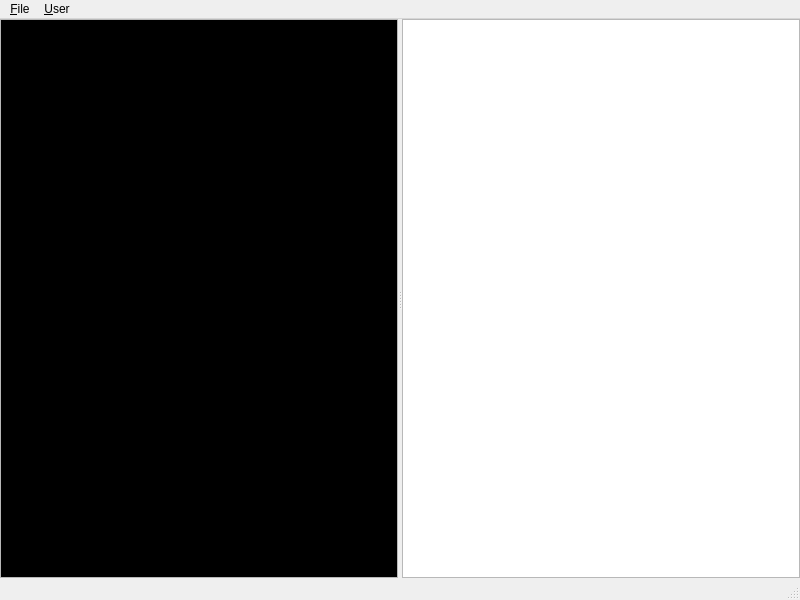
<ui version="4.0" >
 <class>MaraServer</class>
 <widget class="QMainWindow" name="MaraServer" >
  <property name="geometry" >
   <rect>
    <x>0</x>
    <y>0</y>
    <width>800</width>
    <height>600</height>
   </rect>
  </property>
  <property name="windowTitle" >
   <string>Mara Server</string>
  </property>
  <widget class="QWidget" name="centralwidget" >
   <property name="geometry" >
    <rect>
     <x>0</x>
     <y>21</y>
     <width>800</width>
     <height>560</height>
    </rect>
   </property>
   <layout class="QVBoxLayout" name="verticalLayout" >
    <property name="margin" >
     <number>0</number>
    </property>
    <item>
     <widget class="QSplitter" name="splitter" >
      <property name="orientation" >
       <enum>Qt::Horizontal</enum>
      </property>
      <widget class="QPlainTextEdit" name="qteConsole" >
       <property name="sizePolicy" >
        <sizepolicy vsizetype="Expanding" hsizetype="Expanding" >
         <horstretch>0</horstretch>
         <verstretch>0</verstretch>
        </sizepolicy>
       </property>
       <property name="palette" >
        <palette>
         <active>
          <colorrole role="Text" >
           <brush brushstyle="SolidPattern" >
            <color alpha="255" >
             <red>255</red>
             <green>255</green>
             <blue>255</blue>
            </color>
           </brush>
          </colorrole>
          <colorrole role="Base" >
           <brush brushstyle="SolidPattern" >
            <color alpha="255" >
             <red>0</red>
             <green>0</green>
             <blue>0</blue>
            </color>
           </brush>
          </colorrole>
         </active>
         <inactive>
          <colorrole role="Text" >
           <brush brushstyle="SolidPattern" >
            <color alpha="255" >
             <red>255</red>
             <green>255</green>
             <blue>255</blue>
            </color>
           </brush>
          </colorrole>
          <colorrole role="Base" >
           <brush brushstyle="SolidPattern" >
            <color alpha="255" >
             <red>0</red>
             <green>0</green>
             <blue>0</blue>
            </color>
           </brush>
          </colorrole>
         </inactive>
         <disabled>
          <colorrole role="Text" >
           <brush brushstyle="SolidPattern" >
            <color alpha="255" >
             <red>120</red>
             <green>120</green>
             <blue>120</blue>
            </color>
           </brush>
          </colorrole>
          <colorrole role="Base" >
           <brush brushstyle="SolidPattern" >
            <color alpha="255" >
             <red>240</red>
             <green>240</green>
             <blue>240</blue>
            </color>
           </brush>
          </colorrole>
         </disabled>
        </palette>
       </property>
      </widget>
      <widget class="QListWidget" name="qlwUsers" >
       <property name="sizePolicy" >
        <sizepolicy vsizetype="Expanding" hsizetype="Expanding" >
         <horstretch>0</horstretch>
         <verstretch>0</verstretch>
        </sizepolicy>
       </property>
      </widget>
     </widget>
    </item>
   </layout>
  </widget>
  <widget class="QMenuBar" name="qmbMainMenu" >
   <property name="geometry" >
    <rect>
     <x>0</x>
     <y>0</y>
     <width>800</width>
     <height>21</height>
    </rect>
   </property>
   <widget class="QMenu" name="menuFile" >
    <property name="title" >
     <string>&amp;File</string>
    </property>
    <addaction name="qaSettings" />
    <addaction name="qaExit" />
   </widget>
   <widget class="QMenu" name="menuUser" >
    <property name="title" >
     <string>&amp;User</string>
    </property>
    <addaction name="qaKick" />
    <addaction name="qaBan" />
   </widget>
   <addaction name="menuFile" />
   <addaction name="menuUser" />
  </widget>
  <widget class="QStatusBar" name="qsbStatus" >
   <property name="geometry" >
    <rect>
     <x>0</x>
     <y>581</y>
     <width>800</width>
     <height>19</height>
    </rect>
   </property>
  </widget>
  <action name="qaSettings" >
   <property name="text" >
    <string>Settings</string>
   </property>
  </action>
  <action name="qaExit" >
   <property name="text" >
    <string>Exit</string>
   </property>
  </action>
  <action name="qaKick" >
   <property name="text" >
    <string>Kick</string>
   </property>
  </action>
  <action name="qaBan" >
   <property name="text" >
    <string>Ban</string>
   </property>
  </action>
 </widget>
 <resources>
  <include location="../resources/MaraServer.qrc" />
 </resources>
 <connections/>
</ui>
